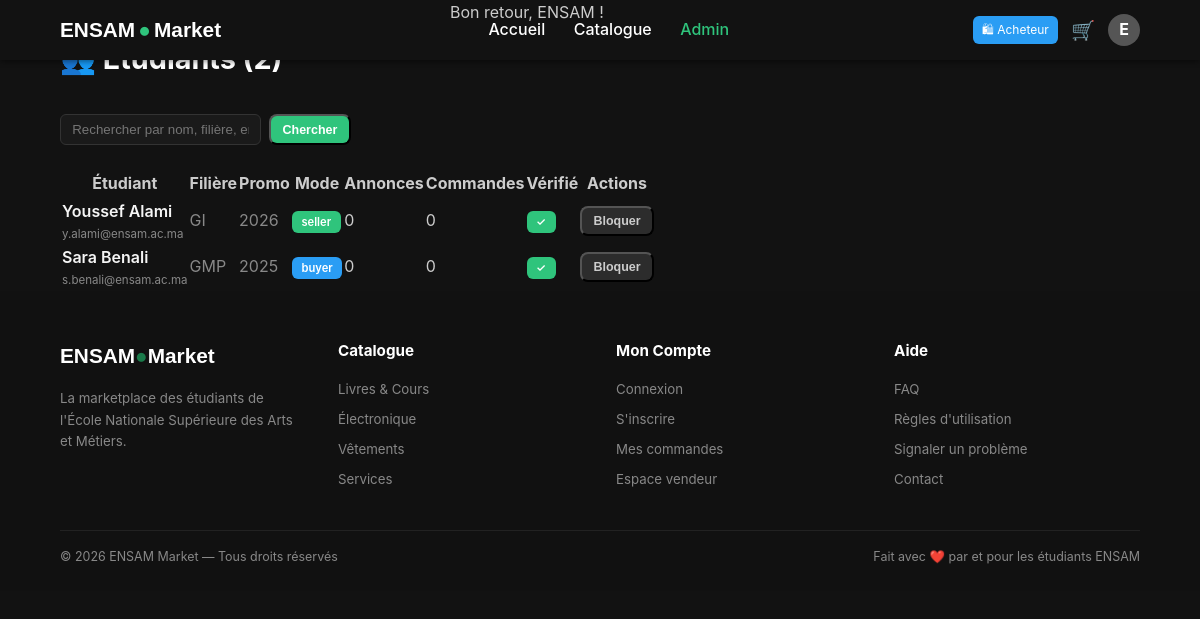
The page /admin/users.php (signed in) on the database its author committed.
### tables this page shows
CREATE TABLE users (
  id            INT AUTO_INCREMENT PRIMARY KEY,
  nom           VARCHAR(100) NOT NULL,
  prenom        VARCHAR(100) NOT NULL,
  email         VARCHAR(255) NOT NULL UNIQUE,
  password_hash VARCHAR(255) NOT NULL,
  filiere       VARCHAR(100),
  promo         VARCHAR(20),
  avatar        VARCHAR(500) DEFAULT NULL,
  mode_actuel   ENUM('buyer','seller') DEFAULT 'buyer',
  role          ENUM('student','admin') DEFAULT 'student',
  is_verified   TINYINT(1) DEFAULT 0,
  token         VARCHAR(100) DEFAULT NULL,
  created_at    TIMESTAMP DEFAULT CURRENT_TIMESTAMP
);

### includes/functions.php (called while the page is built, shortened)
<?php
function e(string $str): string {
    return htmlspecialchars($str, ENT_QUOTES, 'UTF-8');
}
function sanitize(string $str): string {
    return trim(strip_tags($str));
}

### admin/users.php (the view, shortened to what this page needs)
<?php
require_once __DIR__ . '/../includes/db.php';
require_once __DIR__ . '/../includes/functions.php';
$search = sanitize($_GET['q'] ?? '');
$users  = $pdo->prepare("
    SELECT u.*,
           (SELECT COUNT(*) FROM products WHERE seller_id=u.id AND status='active') AS active_products,
           (SELECT COUNT(*) FROM orders WHERE buyer_id=u.id) AS orders_count
    FROM users u
    WHERE u.role='student'
    " . ($search ? "AND (u.nom LIKE ? OR u.prenom LIKE ? OR u.email LIKE ? OR u.filiere LIKE ?)" : "") . "
    ORDER BY u.created_at DESC
    LIMIT 50
");
if ($search) $users->execute(["%$search%","%$search%","%$search%","%$search%"]);
else         $users->execute();
$users = $users->fetchAll();
include __DIR__ . '/../includes/header.php';
?>
<div class="page-wrap">
  <div class="container">
    <nav class="breadcrumb"><a href="/admin/index.php">Admin</a><span class="sep">/</span><span>Étudiants</span></nav>
    <div class="section-header">
      <h1 class="section-title" style="margin-bottom:0;">👥 Étudiants (<?= count($users) ?>)</h1>
    </div>
    <form method="get" style="margin-bottom:1.5rem;display:flex;gap:.5rem;">
      <input class="form-control" type="text" name="q" value="<?= e($search) ?>" placeholder="Rechercher par nom, filière, email…" style="max-width:350px;" />
      <button type="submit" class="btn btn-primary btn-sm">Chercher</button>
    </form>
    <div class="table-wrap">
      <table class="table">
        <thead><tr><th>Étudiant</th><th>Filière</th><th>Promo</th><th>Mode</th><th>Annonces</th><th>Commandes</th><th>Vérifié</th><th>Actions</th></tr></thead>
        <tbody>
          <?php foreach ($users as $u): ?>
          <tr>
            <td>
              <div style="font-weight:600;color:var(--light);"><?= e($u['prenom'].' '.$u['nom']) ?></div>
              <div style="font-size:.72rem;color:var(--muted);"><?= e($u['email']) ?></div>
            </td>
            <td style="color:var(--muted);"><?= e($u['filiere'] ?? '—') ?></td>
            <td style="color:var(--muted);"><?= e($u['promo'] ?? '—') ?></td>
            <td><span class="badge badge-<?= $u['mode_actuel']==='seller'?'green':'blue' ?>"><?= $u['mode_actuel'] ?></span></td>
            <td><?= $u['active_products'] ?></td>
            <td><?= $u['orders_count'] ?></td>
            <td><?php if ($u['is_verified']): ?><span class="badge badge-green">✓</span><?php else: ?><span class="badge badge-muted">✕</span><?php endif; ?></td>
            <td>
              <form method="post" style="display:inline;">
                <button class="btn btn-secondary btn-sm"><?= $u['is_verified'] ? 'Bloquer' : 'Activer' ?></button>
              </form>
            </td>
          </tr>
          <?php endforeach; ?>
        </tbody>
      </table>
    </div>
  </div>
</div>
<?php include __DIR__ . '/../includes/footer.php'; ?>

### assets/css/style.css (style rules this page uses)
:root { --green: #1a7a4a; --green-lt: #2fc47c; --white: #ffffff; --text: #cccccc; --muted: #888888; --deep: #121212; --light: #f5f5f5; --font-head: 'Poppins', sans-serif; --font-body: 'Inter', sans-serif; --nav-h: 60px; }
* { margin: 0; padding: 0; box-sizing: border-box; }
body { font-family: var(--font-body); background-color: var(--deep); color: var(--text); line-height: 1.6; }
a { text-decoration: none; color: inherit; }
.container { width: 90%; max-width: 1200px; margin: 0 auto; }
.btn { display: inline-block; padding: 0.65rem 1.3rem; border-radius: 8px; font-weight: 600; transition: all 0.3s ease; cursor: pointer; text-align: center; }
.btn-sm { font-size: 0.8rem; padding: 0.45rem 1rem; }
.btn-primary { background-color: var(--green); color: var(--white); }
.btn-secondary { background-color: #2c2c2c; color: var(--white); }
.section-header { display: flex; justify-content: space-between; align-items: center; margin-bottom: 2rem; }
.section-title { font-size: 1.8rem; color: var(--white); font-weight: 700; }
.badge { padding: 0.25rem 0.6rem; border-radius: 6px; font-size: 0.7rem; font-weight: 600; }
.badge-green { background: var(--green-lt); color: var(--white); }
.badge-blue { background: #2a9df4; color: var(--white); }
.breadcrumb { display: flex; align-items: center; gap: 0.4rem; font-size: 0.78rem; margin-bottom: 1rem; color: var(--muted); }
.breadcrumb a { color: var(--green-lt); transition: color 0.3s; }
.breadcrumb .sep { color: var(--muted); }
.form-control { background: #1a1a1a; border: 1px solid #333; border-radius: 6px; padding: 0.45rem 0.7rem; color: var(--white); }
.page-wrap .btn-sm { padding: 0.35rem 0.7rem; font-size: 0.78rem; }
.page-wrap .btn-sm.btn-primary { background: var(--green-lt); color: var(--white); }
.page-wrap .btn-sm.btn-secondary { background: #2c2c2c; color: var(--text); }

### rows shown on the page
users: prenom+nom "Youssef Alami", email "y.alami@ensam.ac.ma", filiere "GI", promo "2026", mode_actuel "seller", active_products "0", orders_count "0", is_verified "Bloquer"
users: prenom+nom "Sara Benali", email "s.benali@ensam.ac.ma", filiere "GMP", promo "2025", mode_actuel "buyer", active_products "0", orders_count "0", is_verified "Bloquer"

### other values the page prints
mb_strtoupper(mb_substr($user['prenom'], 0, 1)) "E"
$flash['msg'] "Bon retour, ENSAM !"
